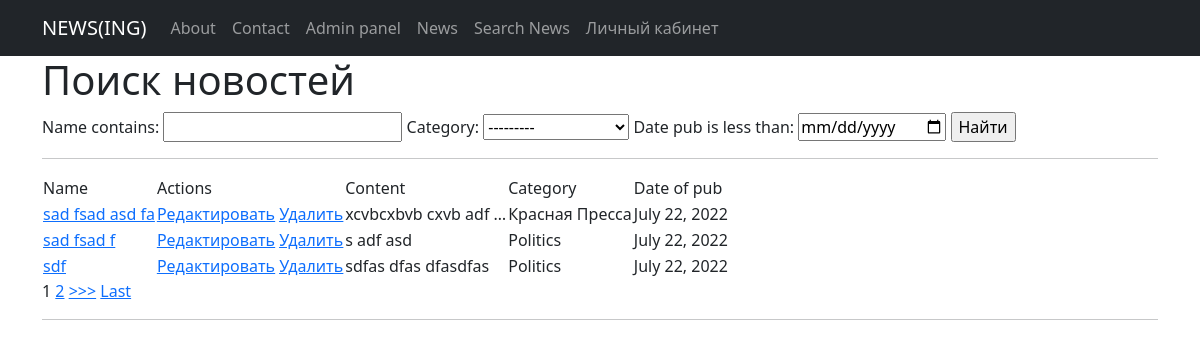
Before: /news/search_news/ with the older database file.
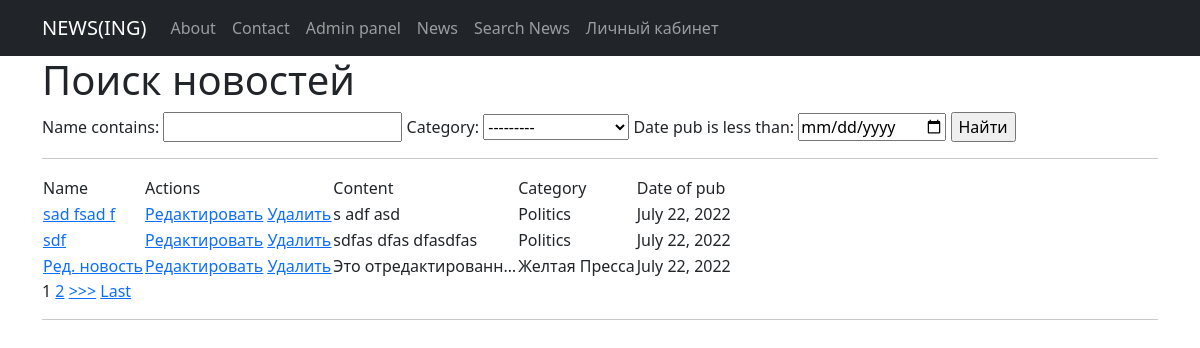
After: the same page with the newer database file.
### News_feed_view/models.py (models this page shows, shortened)
class News(models.Model):
    name = models.CharField(
        max_length=124,
        unique=True
    )
    content = models.TextField()
    category = models.ForeignKey(
        to = 'Category',
        on_delete=models.CASCADE,
        related_name='news'
    )
    date_pub = models.DateField(auto_now=True)

class Category(models.Model):
    name = models.CharField(max_length=100, unique=True)
    def __str__(self):
        return self.name.title()

### News_feed_view/views.py (the view, shortened to what this page needs)
# urls.py: path('search_news/', SearchNews.as_view(), name = 'search_news'),
class SearchNews(ListView):
    model = News
    template_name = 'search_news.html'
    ordering = 'name'
    context_object_name = 'search_news'
    paginate_by = 3
    def get_queryset(self):
        queryset = super().get_queryset()
        return NewsSimpleFilter(self.request.GET, queryset=queryset).qs
    def get_context_data(self, **kwargs):
        context = super().get_context_data(**kwargs)
        context['filter'] = NewsSimpleFilter(self.request.GET, queryset=self.get_queryset())
        return context

### templates/search_news.html (shortened to what this page needs)
{% extends 'flatpages/default.html' %}
{% block content %}
<h1>Поиск новостей</h1>
<form method="GET">
    {{ filter.form }}
    <input type="submit" value="Найти">
</form>
<hr>
<table>
    <tr>
        <td> Name </td>
        <td> Actions </td>
        <td> Content </td>
        <td> Category </td>
        <td> Date of pub </td>
    </tr>
    {% for i in search_news %}
        <tr>
            <td> <a href="{% url 'news_detail' i.id %}"> {{i.name}} </a> </td>
            <td>
                <a href="{% url 'update_news' i.id %} "><u>Редактировать</u></a>
                <a href="{% url 'delete_news' i.id %} "><u> Удалить </u></a>
            </td>
            <td> {{ i.content|truncatechars:20 }} </td>
            <td> {{ i.category }} </td>
            <td> {{ i.date_pub }} </td>
        </tr>
    {% endfor %}
</table>
{% if is_paginated %}
    {% for num in page_obj.paginator.page_range %}
        {% if page_obj.number == num %}
            <a>{{ num }}</a>
        {% elif num > page_obj.number|add:'-3' and num < page_obj.number|add:'3' %}
            <a href="?page={{ num }}">{{ num }}</a>
        {% endif %}
    {% endfor %}
    {% if page_obj.has_next %}
        <a href="?page={{ page_obj.next_page_number }}">>>></a>
        <a href="?page={{ page_obj.paginator.num_pages }}">Last</a>
    {% endif %}
{% endif %}
<hr>
{% endblock content %}

Changed rows visible on the page:
no longer on this page (row edited): News: name "sad fsad asd fa", content "xcvbcxbvb cxvb adf …", category "Красная Пресса", date_pub "July 22, 2022"
now on this page (row unchanged): News: name "Ред. новость", content "Это отредактированн…", category "Желтая Пресса", date_pub "July 22, 2022"
